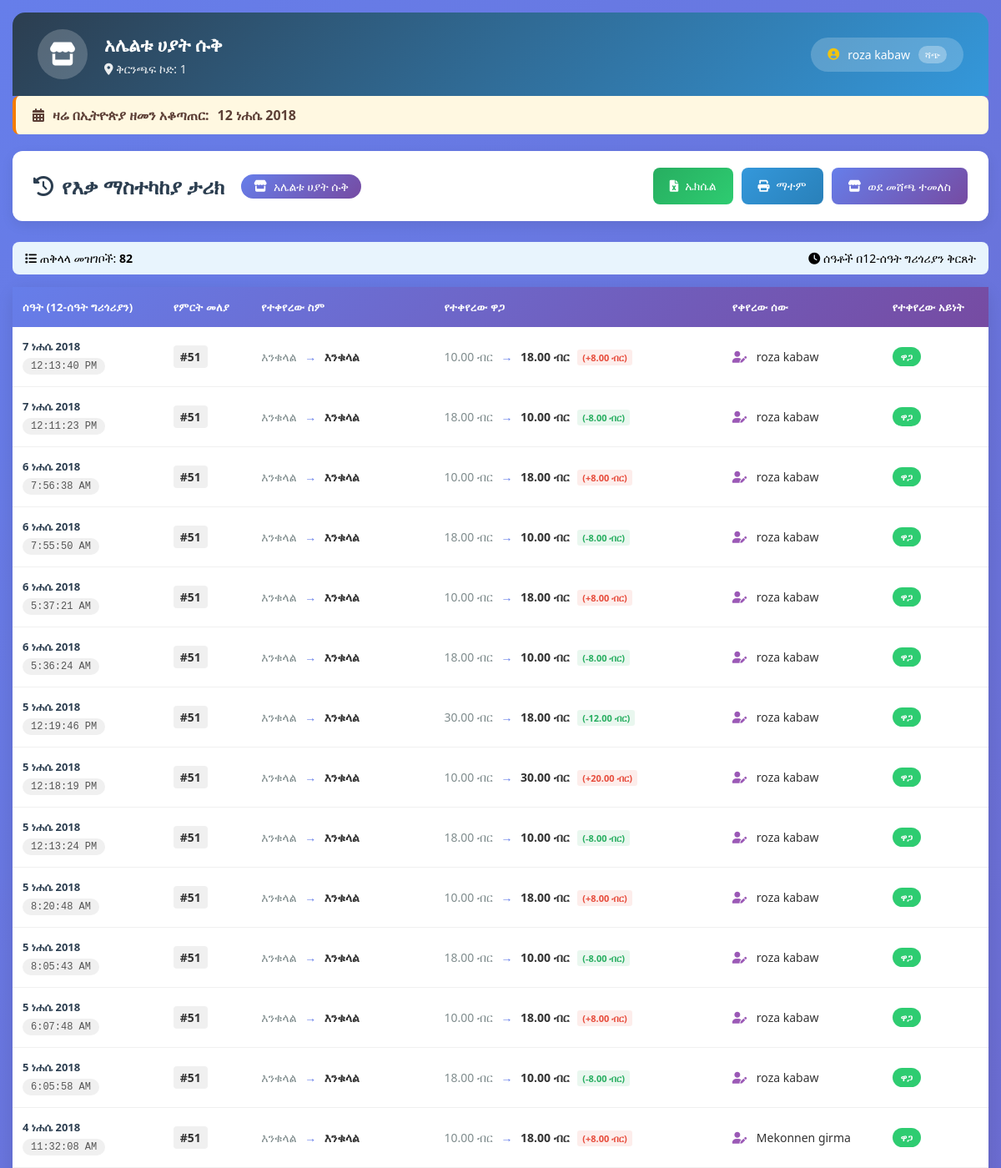
The app's page /edit_history.php (signed in, upper part) with its own data.
### tables this page shows
CREATE TABLE `item_edit_history` (
  `id` int(11) NOT NULL AUTO_INCREMENT,
  `product_id` int(11) DEFAULT NULL,
  `old_name` varchar(100) DEFAULT NULL,
  `new_name` varchar(100) DEFAULT NULL,
  `old_price` decimal(10,2) DEFAULT NULL,
  `new_price` decimal(10,2) DEFAULT NULL,
  `edited_by` varchar(100) DEFAULT NULL,
  `edited_at` timestamp NOT NULL DEFAULT current_timestamp(),
  `branch_id` int(11) DEFAULT 1,
  PRIMARY KEY (`id`)
);

### config.php (called while the page is built, shortened)
<?php
function getCurrentBranchId($conn, $user_id, $user_role) {
    foreach (['branch_id','selected_branch_id','current_branch_id'] as $key) {
        if (!empty($_SESSION[$key]) && $_SESSION[$key] > 0) return intval($_SESSION[$key]);
    }
    return 1;
}
function getCurrentBranchName($conn, $branch_id) {
    if (isset($_SESSION['branch_name'], $_SESSION['branch_id']) && $_SESSION['branch_id'] == $branch_id) {
        return $_SESSION['branch_name'];
    }
    return 'Unknown Branch';
}
    ?>
    <?php
function getEthiopianDate($gregorianDate = null) {
    $timestamp = $gregorianDate ? strtotime($gregorianDate) : time();
    $gy = (int)date('Y', $timestamp);
    $gm = (int)date('m', $timestamp);
    $gd = (int)date('d', $timestamp);
    $a = (int)((14 - $gm) / 12);
    $y = $gy + 4800 - $a;
    $m = $gm + 12 * $a - 3;
    $jdn = $gd + (int)((153 * $m + 2) / 5) + 365 * $y + (int)($y / 4) - (int)($y / 100) + (int)($y / 400) - 32045;
    $eth_epoch = 1723856;
    $r = ($jdn - $eth_epoch) % 1461;
    $n = ($r % 365) + 365 * (int)($r / 1460);
    $eth_year = 4 * (int)(($jdn - $eth_epoch) / 1461) + (int)($r / 365) - (int)($r / 1460);
    $eth_month = (int)($n / 30) + 1;
    $eth_day = ($n % 30) + 1;
    $months = [
        1 => 'መስከረም', 2 => 'ጥቅምት', 3 => 'ኅዳር', 4 => 'ታኅሣሥ',
        5 => 'ጥር', 6 => 'የካቲት', 7 => 'መጋቢት', 8 => 'ሚያዝያ',
        9 => 'ግንቦት', 10 => 'ሰኔ', 11 => 'ሐምሌ', 12 => 'ነሐሴ', 13 => 'ጳጉሜ'
    ];
    return [
        'day' => $eth_day,
        'month' => $eth_month,
        'month_name' => $months[$eth_month],
        'year' => $eth_year,
        'formatted' => "$eth_day {$months[$eth_month]} $eth_year",
        'short' => sprintf("%04d-%02d-%02d", $eth_year, $eth_month, $eth_day)
    ];
}
?>

### edit_history.php (the view, shortened to what this page needs)
<?php
require_once 'config.php';
$user_id = $_SESSION['user_id'];
$user_name = $_SESSION['full_name'] ?? $_SESSION['username'] ?? 'User';
$user_role = $_SESSION['role'] ?? 'seller';
$current_branch_id = getCurrentBranchId($conn, $user_id, $user_role);
$current_branch_name = getCurrentBranchName($conn, $current_branch_id);
function gregorian_to_ethiopian($gregorian_date) {
    $eth = getEthiopianDate($gregorian_date);
    return [
        'year' => $eth['year'],
        'month' => $eth['month'],
        'month_name' => $eth['month_name'],
        'day' => $eth['day'],
        'full_date' => $eth['formatted']
    ];
}
function format_gregorian_time_12h($db_datetime) {
    $timestamp = strtotime($db_datetime);
    $hour24 = (int)date('G', $timestamp);
    $minute = date('i', $timestamp);
    $second = date('s', $timestamp);
    if ($hour24 == 0) {
        $hour12 = 12;
        $ampm = 'AM';
    } elseif ($hour24 < 12) {
        $hour12 = $hour24;
        $ampm = 'AM';
    } elseif ($hour24 == 12) {
        $hour12 = 12;
        $ampm = 'PM';
    } else {
        $hour12 = $hour24 - 12;
        $ampm = 'PM';
    }
    return sprintf("%d:%02d:%02d %s", $hour12, $minute, $second, $ampm);
}
$current_timestamp = time();
$current_gregorian = date('Y-m-d H:i:s', $current_timestamp);
$current_ethiopian = gregorian_to_ethiopian($current_gregorian);
$count_query = "SELECT COUNT(*) as total FROM item_edit_history WHERE branch_id = $current_branch_id";
$count_result = mysqli_query($conn, $count_query);
$total_records = mysqli_fetch_assoc($count_result)['total'];
$query = "SELECT * FROM item_edit_history
          WHERE branch_id = $current_branch_id
          ORDER BY edited_at DESC";
$result = mysqli_query($conn, $query);
?>
<!DOCTYPE html>
<html>
<head>
    <link rel="stylesheet" href="https://cdnjs.cloudflare.com/ajax/libs/font-awesome/6.0.0/css/all.min.css">
</head>
<body>
    <div class="container">
        <div class="branch-header">
            <div class="branch-info">
                <div class="branch-icon">
                    <i class="fas fa-store"></i>
                </div>
                <div class="branch-details">
                    <h2><?php echo htmlspecialchars($current_branch_name); ?></h2>
                    <p><i class="fas fa-map-marker-alt"></i> ቅርንጫፍ ኮድ: <?php echo $current_branch_id; ?></p>
                </div>
            </div>
            <div class="user-info">
                <i class="fas fa-user-circle"></i>
                <span><?php echo htmlspecialchars($user_name); ?></span>
                <span style="background: rgba(255,255,255,0.3); padding: 3px 8px; border-radius: 12px; font-size: 11px;">
                    <?php echo $user_role == 'seller' ? 'ሻጭ' : 'አስተዳዳሪ'; ?>
                </span>
            </div>
        </div>
        <div class="ethiopian-date-display">
            <div class="date-info">
                <i class="fas fa-calendar-alt"></i>
                ዛሬ በኢትዮጵያ ዘመን አቆጣጠር:
                <strong><?php echo $current_ethiopian['full_date']; ?></strong>
            </div>
        </div>
        <div class="header">
            <h1>
                <i class="fas fa-history"></i> የእቃ ማስተካከያ ታሪክ
                <span class="branch-badge">
                    <i class="fas fa-store"></i> <?php echo htmlspecialchars($current_branch_name); ?>
                </span>
            </h1>
            <div class="action-buttons">
                <button class="btn btn-success" onclick="exportToExcel()">
                    <i class="fas fa-file-excel"></i> ኤክሴል
                </button>
                <button class="btn btn-info" onclick="window.print()">
                    <i class="fas fa-print"></i> ማተም
                </button>
                <a href="seller_pos.php" class="btn btn-primary">
                    <i class="fas fa-store"></i> ወደ መሸጫ ተመለስ
                </a>
            </div>
        </div>
        <div class="table-info">
            <span><i class="fas fa-list"></i> ጠቅላላ መዝገቦች: <strong><?php echo $total_records; ?></strong></span>
            <span><i class="fas fa-clock"></i> ሰዓቶች በ12-ሰዓት ግሪጎሪያን ቅርጸት</span>
        </div>
        <table class="history-table" id="historyTable">
            <thead>
                <tr>
                    <th>ሰዓት (12-ሰዓት ግሪጎሪያን)</th>
                    <th>የምርት መለያ</th>
                    <th>የተቀየረው ስም</th>
                    <th>የተቀየረው ዋጋ</th>
                    <th>የቀየረው ሰው</th>
                    <th>የተቀየረው አይነት</th>
                </tr>
            </thead>
            <tbody>
                <?php
                while($row = mysqli_fetch_assoc($result)) {
                    $change_type = '';
                    $change_text = '';
                    $price_diff_class = '';
                    $price_diff_text = '';
                    if($row['old_name'] != $row['new_name'] && $row['old_price'] != $row['new_price']) {
                        $change_type = 'both-change';
                        $change_text = 'ሁለቱም';
                    } elseif($row['old_name'] != $row['new_name']) {
                        $change_type = 'name-change';
                        $change_text = 'ስም';
                    } else {
                        $change_type = 'price-change';
                        $change_text = 'ዋጋ';
                    }
                    if($row['old_price'] != $row['new_price']) {
                        $difference = $row['new_price'] - $row['old_price'];
                        if($difference > 0) {
                            $price_diff_class = 'price-increase';
                            $price_diff_text = '(+' . number_format($difference, 2) . ' ብር)';
                        } else {
                            $price_diff_class = 'price-decrease';
                            $price_diff_text = '(' . number_format($difference, 2) . ' ብር)';
                        }
                    }
                    $eth_date = gregorian_to_ethiopian($row['edited_at']);
                    $gregorian_time_12h = format_gregorian_time_12h($row['edited_at']);
                    echo "<tr>
                        <td>
                            <div class='ethiopian-date'>{$eth_date['full_date']}</div>
                            <div class='gregorian-time'>{$gregorian_time_12h}</div>
                        </td>
                        <td><span style='background: #f0f0f0; padding: 4px 8px; border-radius: 4px; font-weight: 600;'>#{$row['product_id']}</span></td>
                        <td>
                            <span style='color: #7f8c8d;'>" . htmlspecialchars($row['old_name']) . "</span>
                            <span class='change-arrow'>→</span>
                            <strong>" . htmlspecialchars($row['new_name']) . "</strong>
                        </td>
                        <td>
                            <span style='color: #7f8c8d;'>" . number_format($row['old_price'], 2) . " ብር</span>
                            <span class='change-arrow'>→</span>
                            <strong>" . number_format($row['new_price'], 2) . " ብር</strong>
                            " . ($price_diff_text ? "<span class='price-diff {$price_diff_class}'>{$price_diff_text}</span>" : "") . "
                        </td>
                        <td>
                            <i class='fas fa-user-edit' style='color: #9b59b6; margin-right: 8px;'></i>
                            " . htmlspecialchars($row['edited_by']) . "
                        </td>
                        <td><span class='change-badge {$change_type}'>{$change_text}</span></td>
                    </tr>";
                }
                ?>
            </tbody>
        </table>
    </div>
</body>
</html>

### records on screen
item_edit_history: edited_at "7 ነሐሴ 2018", edited_at "12:13:40 PM", product "51", old_name "እንቁላል", new_name "እንቁላል", old_price "10.00", new_price "18.00", price_diff_text "(+8.00 ብር)", edited_by "roza kabaw", change_text "ዋጋ"
item_edit_history: edited_at "7 ነሐሴ 2018", edited_at "12:11:23 PM", product "51", old_name "እንቁላል", new_name "እንቁላል", old_price "18.00", new_price "10.00", price_diff_text "(-8.00 ብር)", edited_by "roza kabaw", change_text "ዋጋ"
item_edit_history: edited_at "6 ነሐሴ 2018", edited_at "7:56:38 AM", product "51", old_name "እንቁላል", new_name "እንቁላል", old_price "10.00", new_price "18.00", price_diff_text "(+8.00 ብር)", edited_by "roza kabaw", change_text "ዋጋ"
item_edit_history: edited_at "6 ነሐሴ 2018", edited_at "7:55:50 AM", product "51", old_name "እንቁላል", new_name "እንቁላል", old_price "18.00", new_price "10.00", price_diff_text "(-8.00 ብር)", edited_by "roza kabaw", change_text "ዋጋ"
item_edit_history: edited_at "6 ነሐሴ 2018", edited_at "5:37:21 AM", product "51", old_name "እንቁላል", new_name "እንቁላል", old_price "10.00", new_price "18.00", price_diff_text "(+8.00 ብር)", edited_by "roza kabaw", change_text "ዋጋ"
item_edit_history: edited_at "6 ነሐሴ 2018", edited_at "5:36:24 AM", product "51", old_name "እንቁላል", new_name "እንቁላል", old_price "18.00", new_price "10.00", price_diff_text "(-8.00 ብር)", edited_by "roza kabaw", change_text "ዋጋ"
item_edit_history: edited_at "5 ነሐሴ 2018", edited_at "12:19:46 PM", product "51", old_name "እንቁላል", new_name "እንቁላል", old_price "30.00", new_price "18.00", price_diff_text "(-12.00 ብር)", edited_by "roza kabaw", change_text "ዋጋ"
item_edit_history: edited_at "5 ነሐሴ 2018", edited_at "12:18:19 PM", product "51", old_name "እንቁላል", new_name "እንቁላል", old_price "10.00", new_price "30.00", price_diff_text "(+20.00 ብር)", edited_by "roza kabaw", change_text "ዋጋ"
item_edit_history: edited_at "5 ነሐሴ 2018", edited_at "12:13:24 PM", product "51", old_name "እንቁላል", new_name "እንቁላል", old_price "18.00", new_price "10.00", price_diff_text "(-8.00 ብር)", edited_by "roza kabaw", change_text "ዋጋ"
item_edit_history: edited_at "5 ነሐሴ 2018", edited_at "8:20:48 AM", product "51", old_name "እንቁላል", new_name "እንቁላል", old_price "10.00", new_price "18.00", price_diff_text "(+8.00 ብር)", edited_by "roza kabaw", change_text "ዋጋ"
item_edit_history: edited_at "5 ነሐሴ 2018", edited_at "8:05:43 AM", product "51", old_name "እንቁላል", new_name "እንቁላል", old_price "18.00", new_price "10.00", price_diff_text "(-8.00 ብር)", edited_by "roza kabaw", change_text "ዋጋ"
item_edit_history: edited_at "5 ነሐሴ 2018", edited_at "6:07:48 AM", product "51", old_name "እንቁላል", new_name "እንቁላል", old_price "10.00", new_price "18.00", price_diff_text "(+8.00 ብር)", edited_by "roza kabaw", change_text "ዋጋ"
item_edit_history: edited_at "5 ነሐሴ 2018", edited_at "6:05:58 AM", product "51", old_name "እንቁላል", new_name "እንቁላል", old_price "18.00", new_price "10.00", price_diff_text "(-8.00 ብር)", edited_by "roza kabaw", change_text "ዋጋ"
item_edit_history: edited_at "4 ነሐሴ 2018", edited_at "11:32:08 AM", product "51", old_name "እንቁላል", new_name "እንቁላል", old_price "10.00", new_price "18.00", price_diff_text "(+8.00 ብር)", edited_by "Mekonnen girma", change_text "ዋጋ"

### other values on screen
$current_branch_name "አሌልቱ ሀያት ሱቅ"
$current_branch_id "1"
$user_name "roza kabaw"
$current_ethiopian['full_date'] "12 ነሐሴ 2018"
$total_records "82"
